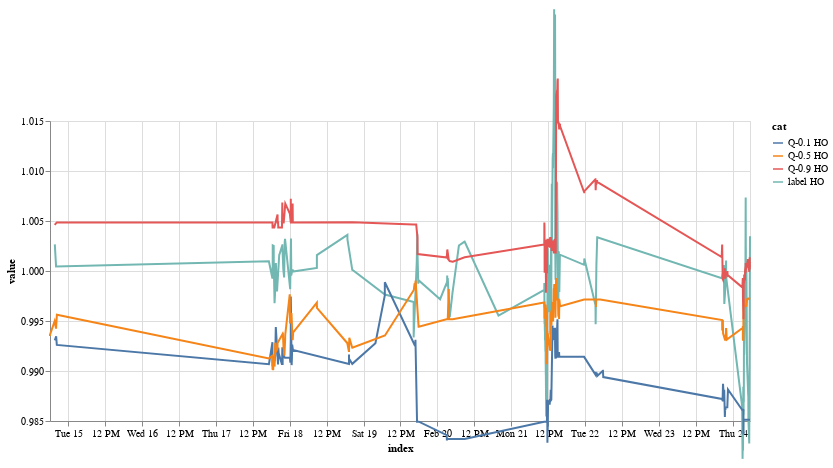

The cell this chart's notebook holds for it:
### Markdown cell above
PREDICTION ERRORS

### Code cell
alt.Chart.from_dict({
  "$schema": "https://vega.github.io/schema/vega-lite/v4.json",
  "width": 700,
    "data": {
        "values": df_long.sample(1000).to_dict('records')
      },
    "mark": {"type": "line", "tooltip": True},
    "encoding": {
            "x": {"field": "index", "type": "temporal"},
            "y": {"field": "value", "type": "quantitative", "scale": {"domain": [0.985, 1.015]}},
            "color": {"field": "cat"}
  },
})

### Figure 1 — Vega-Lite specification as saved in the notebook (floating-point values rounded to 4 significant figures; data arrays with more than 128 entries replaced by an {"elided": "..."} marker saying what was removed)
{"config": {"view": {"continuousWidth": 400, "continuousHeight": 300}}, "data": {"name": "data-628ffa2dc4a89929ec5e3173ba5b6ed1"}, "mark": {"type": "line", "tooltip": true}, "encoding": {"color": {"field": "cat"}, "x": {"field": "index", "type": "temporal"}, "y": {"field": "value", "scale": {"domain": [0.985, 1.015]}, "type": "quantitative"}}, "width": 700, "$schema": "https://vega.github.io/schema/vega-lite/v4.json", "datasets": {"data-628ffa2dc4a89929ec5e3173ba5b6ed1": {"elided": "1000 records"}}}
